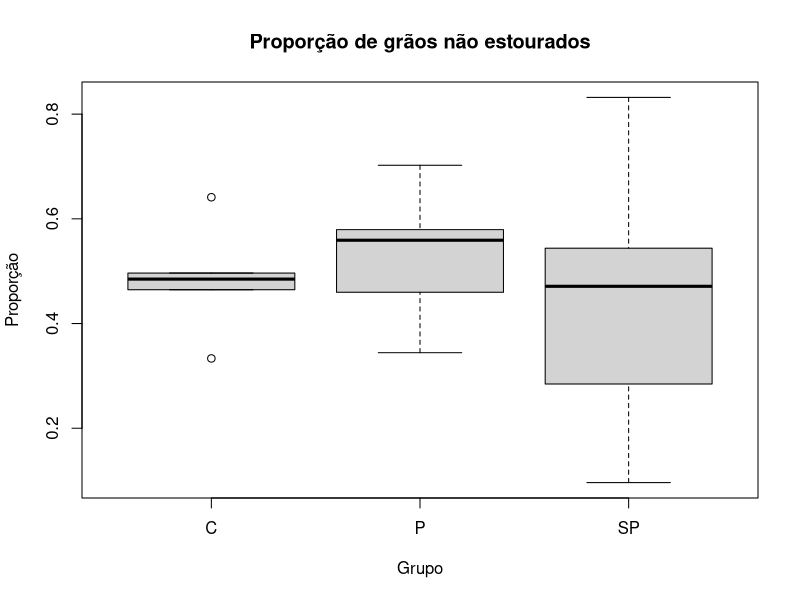

Write R code to recreate this figure. (Note: this script raises an error after producing the figure.)
## ---- chunk 1
#| include: false

library(dplyr) 
library(car) 
library(MASS) 

set.seed(17052026)

tratamentos <- rep(c("C", "P", "SP"), each = 5) 
sample(tratamentos)

dados_pipoca <- data.frame(
  Grupo = factor(c("SP","P","SP","P","SP",
             "P","C","P","P","C",
             "SP","C","C","C","SP")),
  Identificador = factor(c(4,3,2,4,3,
                    5,5,1,2,4,
                    1,3,1,2,5)),
  Dia = factor(c(3,1,1,1,1,
          1,1,2,2,2,
          2,2,2,2,2)),
  Peso = c(25,25,25,25,25,
            25,25,25,25,25,
            25,25,25,25,25),
  Qtd_antes = c(116,127,114,124,104,
                 122,132,131,126,127,
                 119,139,131,132,104),
  Qtd_nao_estourou = c(33,71,62,57,49,
                        42,64,92,73,59,
                        99,69,84,44,10),
  Peso_nao_estourou = c(4,9,9,9,9,
                         6,9,17,11,5,
                         19,7,16,6,2),
  Tempo = c("04:00","04:00","04:00","04:00","04:00",
             "04:00","04:00","04:00","04:00","04:00",
             "04:00","04:00","04:00","04:00","04:00")
)

dados_pipoca$prop_nao_estourou <- dados_pipoca$Qtd_nao_estourou / dados_pipoca$Qtd_antes

medias_grupo <- aggregate(prop_nao_estourou ~ Grupo, data = dados_pipoca, mean)

desvio_grupo <- aggregate(prop_nao_estourou ~ Grupo, data = dados_pipoca, sd)

## ---- chunk 2
#| label: fig-boxplot-desb
#| echo: false
#| message: false
#| warning: false
#| fig-align: center
#| fig-cap: Gráfico Boxplot do experimento balanceado
#| fig-height: 4
#| fig-width: 6
#| fig-pos: 'H'

boxplot(
  prop_nao_estourou ~ Grupo, data = dados_pipoca,
  main = "Proporção de grãos não estourados",
  xlab = "Grupo", ylab = "Proporção"
)
## ---- chunk 3
#| echo: true

library(dplyr) 
library(car) 
library(MASS) 

set.seed(17052026)

tratamentos <- rep(c("C", "P", "SP"), each = 5) 
ordem <- sample(tratamentos)

dados_pipoca <- data.frame(
  Grupo = factor(c("SP","P","SP","P","SP",
             "P","C","P","P","C",
             "SP","C","C","C","SP")),
  Identificador = factor(c(4,3,2,4,3,
                    5,5,1,2,4,
                    1,3,1,2,5)),
  Dia = factor(c(3,1,1,1,1,
          1,1,2,2,2,
          2,2,2,2,2)),
  Peso = c(25,25,25,25,25,
            25,25,25,25,25,
            25,25,25,25,25),
  Qtd_antes = c(116,127,114,124,104,
                 122,132,131,126,127,
                 119,139,131,132,104),
  Qtd_nao_estourou = c(33,71,62,57,49,
                        42,64,92,73,59,
                        99,69,84,44,10),
  Peso_nao_estourou = c(4,9,9,9,9,
                         6,9,17,11,5,
                         19,7,16,6,2),
  Tempo = c("04:00","04:00","04:00","04:00","04:00",
             "04:00","04:00","04:00","04:00","04:00",
             "04:00","04:00","04:00","04:00","04:00")
)

dados_pipoca$prop_nao_estourou <- 
    dados_pipoca$Qtd_nao_estourou / dados_pipoca$Qtd_antes

medias_grupo <- aggregate(prop_nao_estourou ~ Grupo, data = dados_pipoca, 
                          mean)

desvio_grupo <- aggregate(prop_nao_estourou ~ Grupo, data = dados_pipoca, 
                          sd)

#boxplot(
  #prop_nao_estourou ~ Grupo, data = dados_pipoca,
  #main = "Proporção de grãos não estourados",
  #xlab = "Grupo", ylab = "Proporção"
#)

modelo_inicial <- aov(prop_nao_estourou ~ Grupo, data = dados_pipoca)

# transformação de box-cox

bc <- boxcox(modelo_inicial, plot = FALSE)

lambda <- bc$x[which.max(bc$y)]

if(abs(lambda) < 0.1){
  dados_pipoca$transf <- log(dados_pipoca$prop_nao_estourou)
} else {
  dados_pipoca$transf <- 
      (dados_pipoca$prop_nao_estourou^lambda - 1)/lambda
}

# ANOVA

modelo_boxcox <- aov(transf ~ Grupo, data = dados_pipoca)

# Análise das suposições

residuos <- residuals(modelo_boxcox)

# Teste de Shapiro
#shapiro.test(residuos)
# Teste de Bartlett
#bartlett.test(transf ~ Grupo, data = dados_pipoca)
# Teste de Levene
#leveneTest(transf ~ Grupo, data = dados_pipoca)
